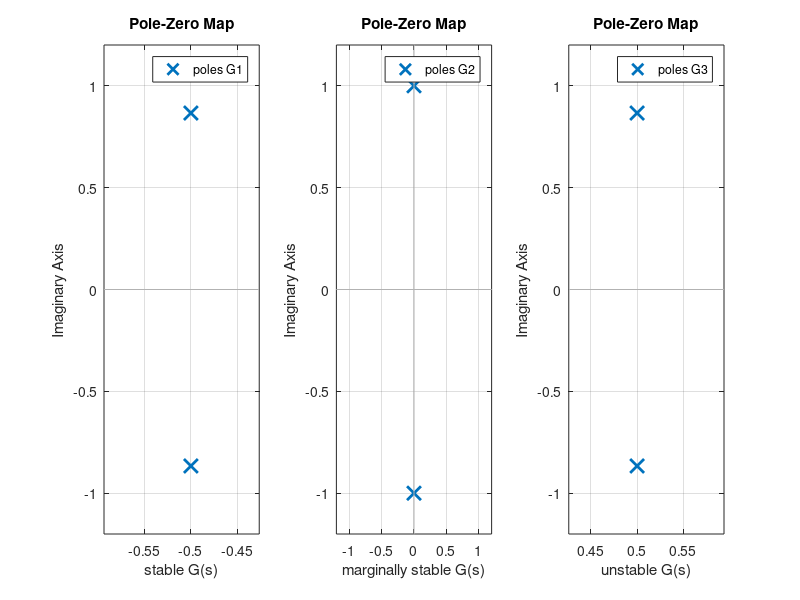

This chart was generated by the following MATLAB code:
% Pole-zero maps of three G(s) cases
G1=tf([1],[1 1 1]); %the transfer function G1(s)
subplot(1,3,1); pzmap(G1); %pole-zero map on the complex plane
xlabel('stable G(s)');
G2=tf([1],[1 0 1]); %the transfer function G2(s)
subplot(1,3,2); pzmap(G2); %pole-zero map on the complex plane
xlabel('marginally stable G(s)');
G3=tf([1],[1 -1 1]); %the transfer function G3(s)
subplot(1,3,3); pzmap(G3); %pole-zero map on the complex plane
xlabel('unstable G(s)');
